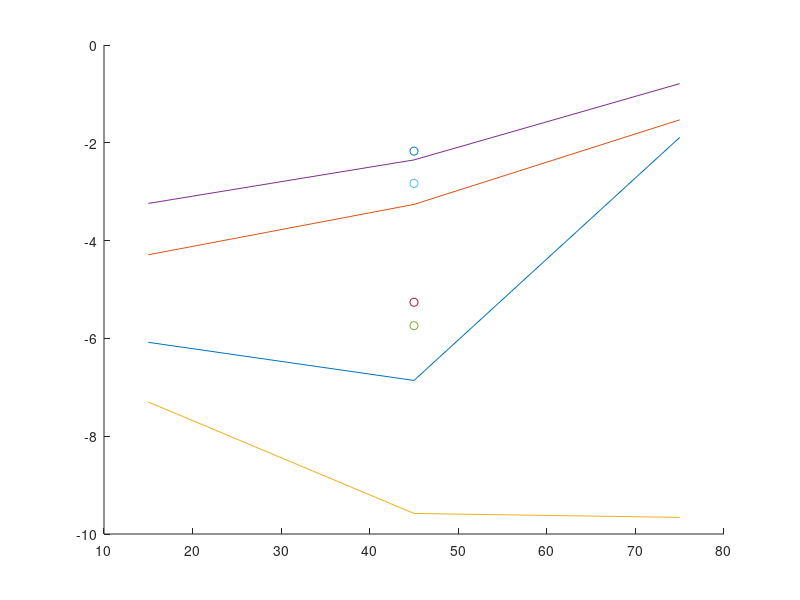
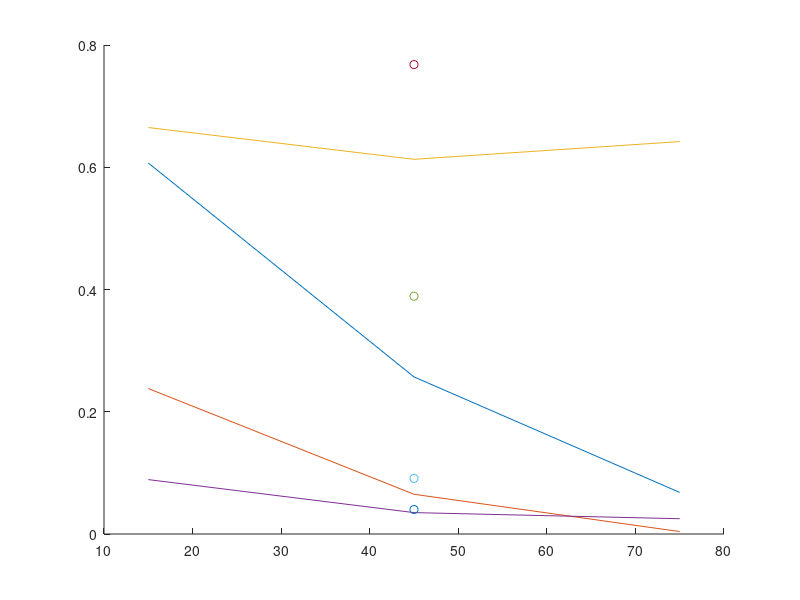

These figures' MATLAB source, in order:
clc; clear;close all


mean_urban_GPS = [-6.08, -6.86, -1.89];
mean_urban_BDS = -5.74;
bolck_urban_GPS = [0.607, 0.257, 0.068];
bolck_urban_BDS = 0.389;

mean_suburb_GPS = [-4.29, -3.26, -1.53];
mean_suburb_BDS = -2.83;
bolck_suburb_GPS = [0.238, 0.065, 0.004];
bolck_suburb_BDS = 0.091;

mean_viaductDown_GPS = [-7.30, -9.58, -9.66];
mean_viaductDown_BDS = -5.26;
bolck_viaductDown_GPS = [0.665, 0.613, 0.642];
bolck_viaductDown_BDS = 0.768;

mean_viaductUp_GPS = [-3.24, -2.35, -0.79];
mean_viaductUp_BDS = -2.17;
bolck_viaductUp_GPS = [0.089, 0.035, 0.025];
bolck_viaductUp_BDS = 0.040;



x_GPS = [15, 45, 75];
x_BDS = 45;

figure()
hold on;
plot(x_GPS, mean_urban_GPS);
hold on;
plot(x_GPS, mean_suburb_GPS);
hold on;
plot(x_GPS, mean_viaductDown_GPS);
hold on;
plot(x_GPS, mean_viaductUp_GPS);
hold on;
plot(x_BDS, mean_urban_BDS, 'o');
hold on;
plot(x_BDS, mean_suburb_BDS, 'o');
hold on;
plot(x_BDS, mean_viaductDown_BDS, 'o');
hold on;
plot(x_BDS, mean_viaductUp_BDS, 'o');

figure()
hold on;
plot(x_GPS, bolck_urban_GPS);
hold on;
plot(x_GPS, bolck_suburb_GPS);
hold on;
plot(x_GPS, bolck_viaductDown_GPS);
hold on;
plot(x_GPS, bolck_viaductUp_GPS);
hold on;
plot(x_BDS, bolck_urban_BDS, 'o');
hold on;
plot(x_BDS, bolck_suburb_BDS, 'o');
hold on;
plot(x_BDS, bolck_viaductDown_BDS, 'o');
hold on;
plot(x_BDS, bolck_viaductUp_BDS, 'o');

